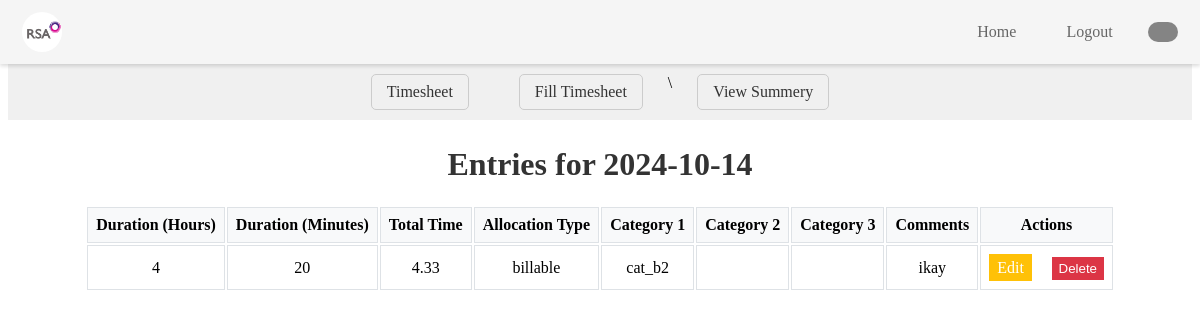
Screenshot of /view_entries_by_date/2024-10-14 (signed in) with the database file from the repository.
### tables this page shows
CREATE TABLE timesheet_entries (
    entree_id INTEGER PRIMARY KEY AUTOINCREMENT,
    employee_id TEXT,
    fname TEXT,
    lname TEXT,
    team TEXT,
    manager_name TEXT,
    date TEXT,
    duration_hours INTEGER,
    duration_minutes INTEGER,
    total_time REAL,
    project_code TEXT,
    allocation_type TEXT,
    holiday_status TEXT,
    category_1 TEXT,
    category_2 TEXT,
    category_3 TEXT,
    comments TEXT
);

### app.py (the view)
@app.route('/view_entries_by_date/<date>', methods=['GET'])
@login_required
def view_entries_by_date(date):
    try:
        conn = get_db_connection()
        entries = conn.execute(
            'SELECT * FROM timesheet_entries WHERE date = ? AND employee_id = ?',
            (date, current_user.id)
        ).fetchall()
        conn.close()
    except Exception as e:
        flash(f"An error occurred while fetching entries: {str(e)}", 'error')
        return redirect(url_for('view_summary'))
    return render_template('view_entries_by_date.html', entries=entries, date=date)

### app.py (called while the page is built)
def get_db_connection():
    conn = sqlite3.connect('ems_user.db')
    conn.row_factory = sqlite3.Row
    return conn

@login_manager.user_loader
def load_user(user_id):
    conn = get_db_connection()
    user = conn.execute('SELECT * FROM EMS_users WHERE EmployeeID = ?', (user_id,)).fetchone()
    conn.close()
    if user:
        return User(user['EmployeeID'], user['Fname'], user['Lname'], user['Role'], user['Team'] ,user['ManagerName'])
    return None

### templates/view_entries_by_date.html (shortened to what this page needs)
<!DOCTYPE html>
<html lang="en">
  <head>
    <link
      rel="stylesheet"
      href="{{ url_for('static', filename='css/timesheet/view_entries_by_date.css') }}"
    />
</head>
<body>
  <div>
        {% include 'navbar.html' %}
  <nav class="ts-nav-container">
        <div class="ts-nav-center">
          <a href="/timesheet_home" class="ts-nav-link">Timesheet</a>
          <a href="/fill_timesheet" class="ts-nav-link">Fill Timesheet</a>\
           <a href="/view_summary" class="ts-nav-link">View Summery</a>
        </div>
      </nav>
      <div class="view-box">
<h1 class="ts-dateentry-title">Entries for {{ date }}</h1>
<table>
<thead class="ts-dateentry-header">
<tr class="ts-dateentry-header-row">
<th class="ts-dateentry-header-cell">Duration (Hours)</th>
<th class="ts-dateentry-header-cell">Duration (Minutes)</th>
<th class="ts-dateentry-header-cell">Total Time</th>
<th class="ts-dateentry-header-cell">Allocation Type</th>
<th class="ts-dateentry-header-cell">Category 1</th>
<th class="ts-dateentry-header-cell">Category 2</th>
 <th class="ts-dateentry-header-cell">Category 3</th>
<th class="ts-dateentry-header-cell">Comments</th>
<th class="ts-dateentry-header-cell">Actions</th>
</tr>
</thead>
<tbody>
 {% if entries %} {% for entry in entries %}
<tr class="ts-dateentry-row">
<td class="ts-dateentry-cell">{{ entry.duration_hours }}</td>
<td class="ts-dateentry-cell">{{ entry.duration_minutes }}</td>
<td class="ts-dateentry-cell">{{ entry.total_time }}</td>
<td class="ts-dateentry-cell">{{ entry.allocation_type }}</td>
<td class="ts-dateentry-cell">{{ entry.category_1 }}</td>
<td class="ts-dateentry-cell">{{ entry.category_2 }}</td>
<td class="ts-dateentry-cell">{{ entry.category_3 }}</td>
<td class="ts-dateentry-cell">{{ entry.comments }}</td>
<td class="ts-dateentry-cell">
<a  class="ts-dateentry-link" href="{{ url_for('edit_entry', entry_id=entry.entree_id) }}">Edit</a>
<form
 class="ts-dateentry-form"
action="{{ url_for('delete_entry', entry_id=entry.entree_id) }}"
method="post"
 >
<button class="ts-dateentry-button" type="submit">Delete</button>
 </form>
</td>
 </tr>
{% endfor %} {% else %}
<tr class="ts-dateentry-row">
<td colspan="9" class="ts-dateentry-cell">No entries found for this date.</td>
</tr>
 {% endif %}
 </tbody>
</table>
      </div>
  </div>
</body>
</html>

### static/css/timesheet/view_entries_by_date.css (style rules this page uses)
.ts-dateentry-title { font-size: 2em; color: #333; text-align: center; }
.ts-dateentry-header { background-color: #f8f9fa; }
.ts-dateentry-header-cell { font-weight: bold; padding: 0.5em; border: 1px solid #dee2e6; }
.ts-dateentry-row { background-color: #fff; }
.ts-dateentry-cell { padding: 0.5em; border: 1px solid #dee2e6; }
.ts-dateentry-link { background-color: #ffc107; color: white; border: none; padding: 0.3em 0.5em; cursor: pointer; margin-right: 1em; text-decoration: none; display: inline-block; }
.ts-dateentry-form { display: inline-block; }
.ts-dateentry-button { background-color: #dc3545; color: white; border: none; padding: 0.3em 0.5em; cursor: pointer; }
.ts-nav-container { margin-top: 64px; margin-bottom: 5px; display: flex; justify-content: center; align-items: center; padding: 10px 20px; background-color: #f0f0f0; }
.ts-nav-center { display: flex; }
.ts-nav-link { margin: 0 25px; text-decoration: none; color: #333; border: 1px solid #ccc; padding: 8px 15px; border-radius: 5px; }
.view-box { text-align: center; align-items: center; justify-content: center; display: flex; flex-direction: column; }

### rows the page displays
timesheet_entries: duration_hours "4", duration_minutes "20", total_time "4.33", allocation_type "billable", category_1 "cat_b2", comments "ikay"

### other values shown
{{ date }} "2024-10-14"
